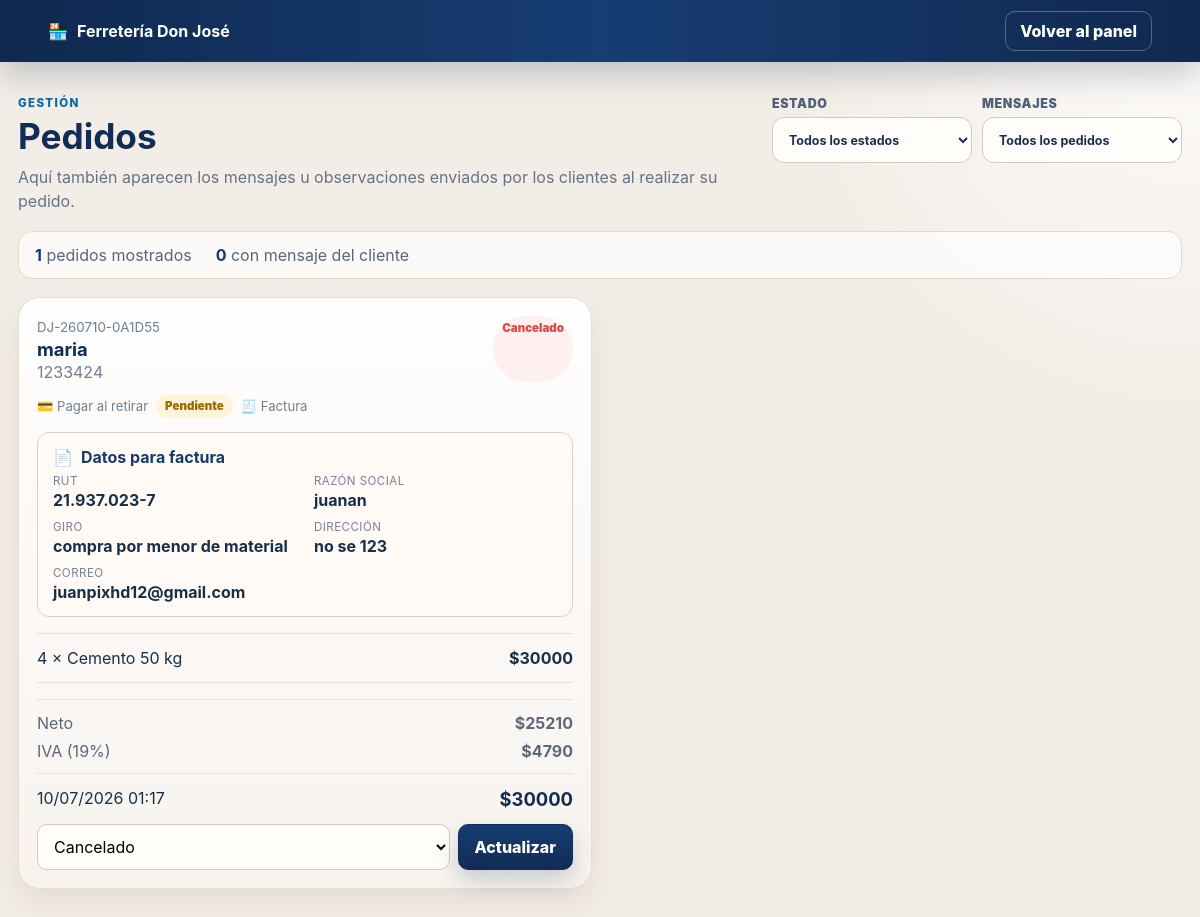
Page /panel/pedidos/ (signed in) on the committed database.
### tienda/models.py (models this page shows, shortened)
class Pedido(models.Model):
    usuario = models.ForeignKey(
        settings.AUTH_USER_MODEL,
        on_delete=models.SET_NULL,
        null=True,
        blank=True,
        related_name='pedidos',
        verbose_name='Cliente registrado',
    )
    ESTADOS = [
        ('pendiente', 'Pendiente'),
        ('listo', 'Pedido listo'),
        ('entregado', 'Entregado'),
        ('cancelado', 'Cancelado'),
    ]
    METODOS_PAGO = [
        ('tienda', 'Pagar al retirar'),
        ('tarjeta', 'Tarjeta'),
    ]
    ESTADOS_PAGO = [
        ('pendiente', 'Pendiente'),
        ('pagado', 'Pagado'),
        ('rechazado', 'Rechazado'),
    ]
    TIPOS_DOCUMENTO = [
        ('boleta', 'Boleta'),
        ('factura', 'Factura'),
    ]
    codigo_retiro = models.CharField(
        max_length=20,
        unique=True,
        default=generar_codigo_retiro,
        editable=False,
    )
    cliente_nombre = models.CharField(max_length=120)
    cliente_telefono = models.CharField(max_length=30)
    observacion = models.TextField(blank=True)
    estado = models.CharField(max_length=20, choices=ESTADOS, default='pendiente')
    metodo_pago = models.CharField(max_length=20, choices=METODOS_PAGO, default='tienda')
    estado_pago = models.CharField(max_length=20, choices=ESTADOS_PAGO, default='pendiente')
    tarjeta_ultimos4 = models.CharField(max_length=4, blank=True)
    referencia_pago = models.CharField(max_length=40, blank=True)
    tipo_documento = models.CharField(max_length=20, choices=TIPOS_DOCUMENTO, default='boleta')
    factura_rut = models.CharField(max_length=20, blank=True)
    factura_razon_social = models.CharField(max_length=160, blank=True)
    factura_giro = models.CharField(max_length=160, blank=True)
    factura_direccion = models.CharField(max_length=220, blank=True)
    factura_email = models.EmailField(blank=True)
    total = models.DecimalField(max_digits=12, decimal_places=0, default=0)
    stock_descontado = models.BooleanField(default=False)
    creado_en = models.DateTimeField(auto_now_add=True)
    actualizado_en = models.DateTimeField(auto_now=True)
    class Meta:
        ordering = ['-creado_en']
    @property
    def monto_neto(self):
        total = Decimal(self.total or 0)
        return (total / Decimal('1.19')).quantize(Decimal('1'), rounding=ROUND_HALF_UP)
    @property
    def monto_iva(self):
        return Decimal(self.total or 0) - self.monto_neto

class ItemPedido(models.Model):
    pedido = models.ForeignKey(Pedido, on_delete=models.CASCADE, related_name='items')
    producto = models.ForeignKey(Producto, on_delete=models.PROTECT)
    cantidad = models.PositiveIntegerField(default=1)
    precio_unitario = models.DecimalField(max_digits=10, decimal_places=0)
    @property
    def subtotal(self):
        return Decimal(self.cantidad) * self.precio_unitario

class Producto(models.Model):
    categoria = models.ForeignKey(Categoria, on_delete=models.PROTECT, related_name='productos')
    nombre = models.CharField(max_length=120)
    descripcion = models.TextField(blank=True)
    precio = models.DecimalField(max_digits=10, decimal_places=0)
    stock = models.PositiveIntegerField(default=0)
    imagen = models.ImageField(upload_to='productos/', blank=True, null=True)
    activo = models.BooleanField(default=True)
    actualizado_en = models.DateTimeField(auto_now=True)
    class Meta:
        ordering = ['nombre']

### tienda/views.py (the view)
# urls.py: path('panel/pedidos/', views.pedidos_panel, name='pedidos_panel'),
@staff_member_required(login_url='login')
def pedidos_panel(request):
    estado = request.GET.get('estado', '').strip()
    con_mensaje = request.GET.get('con_mensaje', '').strip()
    pedidos = Pedido.objects.prefetch_related('items__producto')
    if estado:
        pedidos = pedidos.filter(estado=estado)
    if con_mensaje == 'si':
        pedidos = pedidos.exclude(observacion='')
    elif con_mensaje == 'no':
        pedidos = pedidos.filter(observacion='')
    mensajes_count = pedidos.exclude(observacion='').count()
    whatsapp_listo_url = request.session.pop('whatsapp_listo_url', '')
    whatsapp_listo_codigo = request.session.pop('whatsapp_listo_codigo', '')
    return render(request, 'tienda/pedidos_panel.html', {
        'pedidos': pedidos,
        'estado': estado,
        'con_mensaje': con_mensaje,
        'mensajes_count': mensajes_count,
        'estados_pedido': Pedido.ESTADOS,
        'whatsapp_listo_url': whatsapp_listo_url,
        'whatsapp_listo_codigo': whatsapp_listo_codigo,
    })

### tienda/context_processors.py (called while the page is built)
def carrito_resumen(request):
    carrito = request.session.get('carrito', {})
    cantidad = sum(int(valor) for valor in carrito.values())
    return {'carrito_cantidad': cantidad}

### templates/tienda/pedidos_panel.html (shortened to what this page needs)
{% extends 'base.html' %}
{% block body_class %}admin-body{% endblock %}
{% block content %}
<header class="admin-simple-header">
    <a class="admin-simple-brand" href="{% url 'dashboard' %}"><span>🏪</span><strong>Ferretería Don José</strong></a>
    <a class="admin-simple-action" href="{% url 'dashboard' %}">Volver al panel</a>
</header>
<main class="orders-page styled-orders-page">
    <div class="orders-header orders-header-integrated">
        <div>
            <p class="eyebrow">Gestión</p>
            <h1>Pedidos</h1>
            <p class="orders-description">Aquí también aparecen los mensajes u observaciones enviados por los clientes al realizar su pedido.</p>
        </div>
        <form method="get" class="orders-filters">
            <label>
                <span>Estado</span>
                <select name="estado" onchange="this.form.submit()">
                    <option value="">Todos los estados</option>
                </select>
            </label>
            <label>
                <span>Mensajes</span>
                <select name="con_mensaje" onchange="this.form.submit()">
                    <option value="">Todos los pedidos</option>
                </select>
            </label>
        </form>
    </div>
    <div class="orders-summary-bar">
        <span><strong>{{ pedidos|length }}</strong> pedidos mostrados</span>
        <span><strong>{{ mensajes_count }}</strong> con mensaje del cliente</span>
    </div>
    <section class="orders-grid">
        {% for pedido in pedidos %}
        <article class="order-card styled-order-card">
            <div class="order-card-head">
                <div>
                    <small>{{ pedido.codigo_retiro }}</small>
                    <h2>{{ pedido.cliente_nombre }}</h2>
                    <p>{{ pedido.cliente_telefono }}</p>
                </div>
                <span class="pill {{ pedido.estado }}">{{ pedido.get_estado_display }}</span>
            </div>
            <div class="order-payment-info">
                <span>💳 {{ pedido.get_metodo_pago_display }}</span>
                <span class="pill {% if pedido.estado_pago == 'pagado' %}success{% else %}pendiente{% endif %}">{{ pedido.get_estado_pago_display }}</span>
                <span>🧾 {{ pedido.get_tipo_documento_display }}</span>
            </div>
            {% if pedido.tipo_documento == 'factura' %}
            <section class="admin-invoice-data">
                <div class="customer-message-title"><span>📄</span><strong>Datos para factura</strong></div>
                <div class="admin-invoice-grid">
                    <span><small>RUT</small><strong>{{ pedido.factura_rut }}</strong></span>
                    <span><small>Razón social</small><strong>{{ pedido.factura_razon_social }}</strong></span>
                    <span><small>Giro</small><strong>{{ pedido.factura_giro }}</strong></span>
                    <span><small>Dirección</small><strong>{{ pedido.factura_direccion }}</strong></span>
                    <span><small>Correo</small><strong>{{ pedido.factura_email }}</strong></span>
                </div>
            </section>
            {% endif %}
            <div class="order-items">
                {% for item in pedido.items.all %}
                    <div><span>{{ item.cantidad }} × {{ item.producto.nombre }}</span><strong>${{ item.subtotal|floatformat:0 }}</strong></div>
                {% endfor %}
            </div>
            <section class="order-tax-summary">
                <div><span>Neto</span><strong>${{ pedido.monto_neto|floatformat:0 }}</strong></div>
                <div><span>IVA (19%)</span><strong>${{ pedido.monto_iva|floatformat:0 }}</strong></div>
                <div class="total-row">
                    <span>{{ pedido.creado_en|date:'d/m/Y H:i' }}</span>
                    <strong>${{ pedido.total|floatformat:0 }}</strong>
                </div>
            </section>
            <form method="post" action="{% url 'cambiar_estado_pedido' pedido.id %}" class="order-actions">
                <select name="estado" aria-label="Cambiar estado del pedido {{ pedido.codigo_retiro }}">
                    {% for valor, nombre in estados_pedido %}
                        <option value="{{ valor }}" {% if pedido.estado == valor %}selected{% endif %}>{{ nombre }}</option>
                    {% endfor %}
                </select>
                <button class="btn btn-primary">Actualizar</button>
            </form>
        </article>
        {% empty %}
            <div class="empty-state large">
                <span>🧾</span>
                <h2>No hay pedidos</h2>
                <p>No existen pedidos con los filtros seleccionados.</p>
            </div>
        {% endfor %}
    </section>
</main>
{% endblock %}

### rows in the picture
Pedido: codigo_retiro "DJ-260710-0A1D55", cliente_nombre "maria", cliente_telefono "1233424", estado "Cancelado", metodo_pago "Pagar al retirar", estado_pago "Pendiente", tipo_documento "Factura", factura_rut "21.937.023-7", factura_razon_social "juanan", factura_giro "compra por menor de material", factura_direccion "no se 123", factura_email "juanpixhd12@gmail.com", monto_neto "25210", monto_iva "4790", creado_en "10/07/2026 01:17", total "30000"
ItemPedido: cantidad "4", producto.nombre "Cemento 50 kg", subtotal "30000"

### other values in the picture
{{ pedidos|length }} "1"
{{ mensajes_count }} "0"
